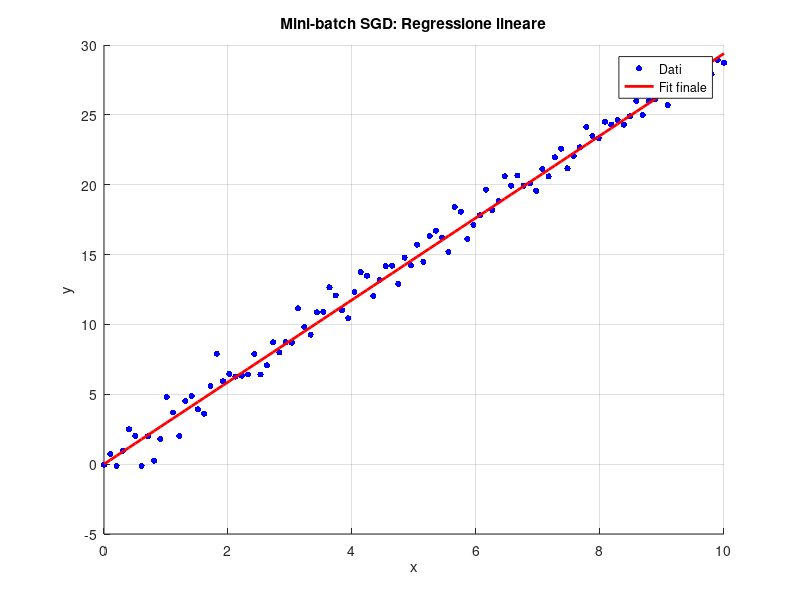
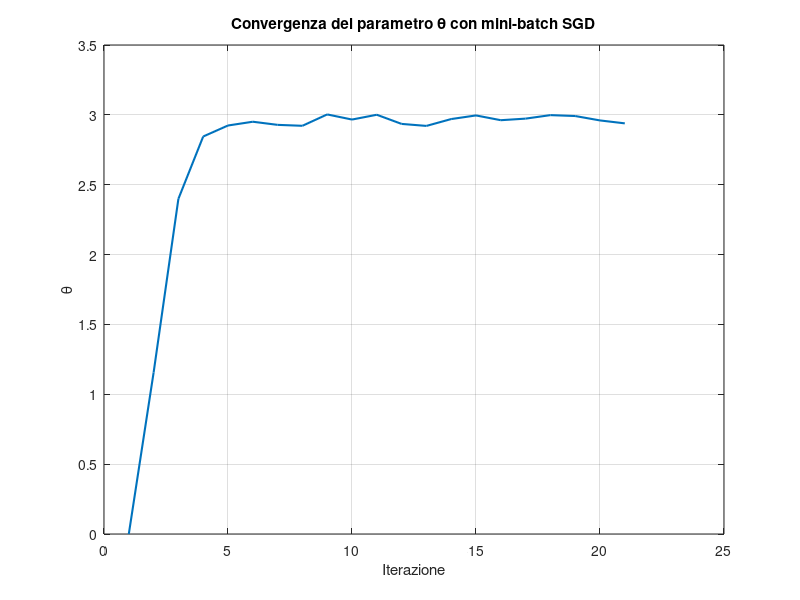

Here is the MATLAB script that generated these plots, in order:
% Ottimizzazione: Mini-batch SGD per regressione lineare (1D)
clear; close all; clc;

%% Generazione di dati sintetici: y = 3*x + rumore gaussiano
n = 100;                                 % Numero di dati
x_data = linspace(0, 10, n)';            % Vettore colonna di x, equidistanti tra 0 e 10
y_data = 3 * x_data + randn(n, 1);       % y = 3x + rumore

theta = 0;            % Stima iniziale del parametro (pendenza)
alpha = 0.01;         % Learning rate (passo di aggiornamento)
epochs = 2;           % Numero di epoche (quante volte si scorre l'intero dataset)
batch_size = 10;      % Dimensione del mini-batch

theta_history = theta;  % Salva la storia dei valori di theta per tracciarne l'evoluzione

%% Ciclo principale: Mini-batch SGD
for epoch = 1:epochs
    idx = randperm(n);             % Mescola casualmente gli indici dei dati
    x_shuffled = x_data(idx);      % Applica la permutazione a x
    y_shuffled = y_data(idx);      % Applica la permutazione a y

    % Ciclo su tutti i dati, a step di batch_size
    for i = 1:batch_size:n
        
        indices = i:min(i+batch_size-1, n);         % Estrae gli indici per il batch corrente

        x_batch = x_shuffled(indices);              % Estrae i dati del mini-batch
        y_batch = y_shuffled(indices);  

        % Calcola il gradiente medio sul mini-batch: grad = -2 * media su batch di [x_i * (y_i - theta * x_i)]
        grad_batch = -2 * mean(x_batch .* (y_batch - theta * x_batch));

        theta = theta - alpha * grad_batch;         % Aggiorna theta usando il gradiente del mini-batch
        theta_history(end+1) = theta;               % Salva il nuovo valore di theta per analisi successiva
    end
end

%% Stampa del valore finale del parametro trovato
fprintf('Parametro ottimale trovato: theta = %.4f\n', theta);

% Grafico dei dati originali e della retta ottenuta
figure;
scatter(x_data, y_data, 20, 'b', 'filled'); hold on;   % Dati originali
plot(x_data, theta * x_data, 'r-', 'LineWidth', 2);    % Retta appresa
title('Mini-batch SGD: Regressione lineare');
xlabel('x'); ylabel('y');
legend('Dati', 'Fit finale', 'Location', 'best');
grid on;

% Grafico dell'evoluzione di theta nel tempo
figure;
plot(theta_history, 'LineWidth', 1.5);
xlabel('Iterazione'); ylabel('\theta');
title('Convergenza del parametro \theta con mini-batch SGD');
grid on;
